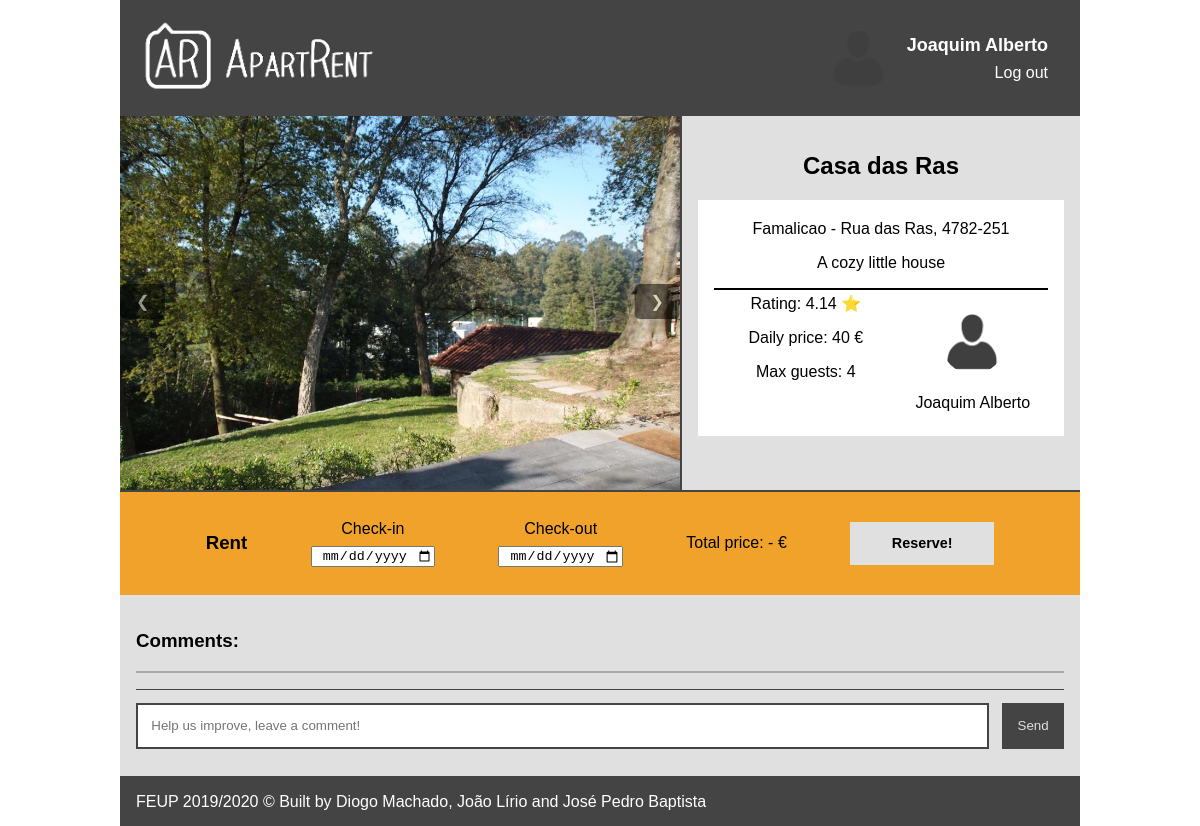
/pages/apartment.php?id=1 (signed in), run on the app's committed database.
### tables this page shows
CREATE TABLE "Apartment-Photo" (idApartment INTEGER REFERENCES Apartment (id), idPhoto INTEGER REFERENCES Photo (idPhoto) UNIQUE, PRIMARY KEY (idApartment, idPhoto));

CREATE TABLE Apartment (id INTEGER PRIMARY KEY AUTOINCREMENT, address VARCHAR NOT NULL, postal_code CHAR (8) NOT NULL, daily_price REAL NOT NULL, description TEXT, owner INTEGER REFERENCES User (idUser), locale TEXT NOT NULL, listing_name TEXT NOT NULL, n_guests INTEGER NOT NULL CONSTRAINT "Number Guests" CHECK (n_guests > 0), n_ratings INTEGER DEFAULT (0) NOT NULL CONSTRAINT "Number Ratings" CHECK (n_ratings >= 0), average_rating DOUBLE CONSTRAINT "Average Rating Limits" CHECK (0.0 <= average_rating <= 5.0), CHECK (daily_price > 0), CHECK (postal_code LIKE '____-___'));

CREATE TABLE User (username VARCHAR NOT NULL, password VARCHAR NOT NULL, name VARCHAR NOT NULL, email TEXT CONSTRAINT "@sign" CHECK (email LIKE '%@%') UNIQUE NOT NULL, description TEXT, idUser INTEGER PRIMARY KEY AUTOINCREMENT);

### pages/apartment.php (called while the page is built, shortened)
<?php
    include_once('../templates/header.php');
    include_once('../templates/apartment.php');
    include_once('../templates/footer.php');
?>

### database/photo.php (called while the page is built, shortened)
<?php
    function getApartmentPhotos($idApartment)
 {
        global $db;
        $stmt = $db->prepare('SELECT idPhoto
                              FROM [Apartment-Photo]
                              WHERE idApartment = :idWantedApartment');
        $stmt->bindParam(":idWantedApartment", $idApartment, PDO::PARAM_INT);
        $stmt->execute();
        return $stmt->fetchAll();
    }
    function getPhotoPath($photoID)
 {
        return '../uploadedImages/'.$photoID.'.jpg';
    }
    function getPhotoPathUser($userID)
 {
        global $db;
        $stmt = $db->prepare('SELECT idPhoto
                              FROM [User-Photo]
                              WHERE idUser = :uid');
        $stmt->bindParam(':uid', $userID, PDO::PARAM_INT);
        $stmt->execute();
        $photoID = $stmt->fetch();
        return getPhotoPath($photoID['idPhoto']);
    }
?>

### database/db_apartRent.php (called while the page is built, shortened)
<?php
    function getApartmentByID($id) {
        global $db;
        $stmt = $db->prepare('SELECT *
                              FROM Apartment
                              WHERE id = :id');
        $stmt->bindParam(":id", $id, PDO::PARAM_INT);
        $stmt->execute();
        return $stmt->fetch();
    }
    function getOwnerByID($id) {
        global $db;
        $stmt = $db->prepare('SELECT *
                              FROM User
                              Where idUser = :id');
        $stmt->bindParam(":id", $id, PDO::PARAM_INT);
        $stmt->execute();
        return $stmt->fetch();
    }
?>

### templates/apartment.php (the view, shortened to what this page needs)
<?php
include_once('../includes/init.php');
$id = $_GET['id'];
include_once('../database/db_apartRent.php');
include_once('../database/photo.php');
$apartment = getApartmentByID($id);
$apartment_images = getApartmentPhotos($id);
$apartment_ownerID = $apartment['owner'];
$apartment_name = $apartment['listing_name'];
$apartment_daily_price = $apartment['daily_price'];
$apartment_adress = $apartment['address'];
$apartment_postalcode = $apartment['postal_code'];
$apartment_locale = $apartment['locale'];
$apartment_description = $apartment['description'];
$apartment_rating = $apartment['average_rating'];
$apartment_max = $apartment['n_guests'];
$owner_name = getOwnerByID($apartment_ownerID)['name'];
$owner_photo = getPhotoPathUser($apartment_ownerID);
?>
<div class="apartment_container">
    <div class="first_row">
        <div class="images">
            <?php foreach ($apartment_images as $photo) { ?>
                <img class="mySlides" src=" <?php echo getPhotoPath($photo['idPhoto']) ?> ">
            <?php } ?>
            <button class="leftButton" onclick="plusDivs(-1)">&#10094;</button>
            <button class="rightButton" onclick="plusDivs(1)">&#10095;</button>
        </div>
        <div class="apartmentInfos">
            <h2> <?php echo $apartment_name ?> </h2>
            <div class="infos">
                <div class="mainInfos">
                    <p> <?php echo $apartment_locale . ' - ' . $apartment_adress . ', ' . $apartment_postalcode ?> </p>
                    <p> <?php echo $apartment_description ?> </p>
                </div>
                <div class="otherInfos">
                    <div>
                        <p class="rate"> <?php echo 'Rating: ' . $apartment_rating ?> </p>
                        <p class="price">
                            <span>Daily price:</span>
                            <span id="priceNum"> <?php echo $apartment_daily_price ?> </span>
                            <span>€</span>
                        </p>
                        <p class="guests"> <?php echo 'Max guests: ' . $apartment_max ?> </p>
                    </div>
                    <div class="owner">
                        <img src=" <?php echo $owner_photo ?> ">
                        <p> <?php echo $owner_name ?> </p>
                    </div>
                </div>
            </div>
        </div>
    </div>
    <div class="rent" id="rent">
        <div>
            <h3> Rent </h3>
        </div>
        <div class="checkin">
            <label>Check-in</label>
            <input class="rentalDate" type="date" onchange="updatePrice()" name="checkIn">
        </div>
        <div class="checkout">
            <label>Check-out</label>
            <input class="rentalDate" type="date" onchange="updatePrice()" name="checkOut">
        </div>
        <div id="price">
            <p>
                <span>Total price:</span>
                <span id="rentalCalc">-</span>
                <span>€</span>
            </p>
        </div>
        <div>
            <input id="reserve-button" name="submit" type="submit" value="Reserve!">
        </div>
    </div>
</div>
<div class="comment-section">
    <h3>Comments:</h3>
    <div id="comments"></div>
    <form id="comment-box">
        <input id="message" type="text" placeholder="Help us improve, leave a comment!">
        <input id="button" type="submit" value="Send">
    </form>
</div>

### css/style.css (style rules this page uses)
body { font-family: 'Trebuchet MS', sans-serif; }
.first_row { border-bottom: 2px solid #444444; }
.images { background-color: #E0E0E0; border-right: 2px solid #444444; }
.leftButton { background-color: #000; opacity: 0.5; color: #fff; font-size: 16px; padding: 8px 16px; border: none; border-radius: 5px; }
.rightButton { transform: translate(-100%); background-color: #000; opacity: 0.5; color: #fff; font-size: 16px; padding: 8px 16px; border: none; border-radius: 5px; }
.apartmentInfos { background-color: #E0E0E0; padding: 1em; }
.infos { background-color: #fff; padding: 0.25em 1em; }
.mainInfos { border-bottom-style: solid; border-width: 1px; }
.otherInfos { border-top-style: solid; border-width: 1px; }
.otherInfos > div { padding: 0.25em; }
.otherInfos .rate:after { content: '\2B50'; }
.owner > img { border-radius: 50%; object-fit: cover; }
.rent { border-style: solid; border-color: rgb(241, 162, 42); background-color: rgb(241, 162, 42); padding: 2%; }
.checkin label, .checkout label { margin-bottom: 0.5em; }
.rent #reserve-button { background-color: #E0E0E0; color: #000; border: none; font-weight: bold; font-size: 90%; width: 10em; height: 3em; padding: 0; }
.comment-section { padding: 1em; background-color: #E0E0E0; }
#comments { border: 0.1em solid #AAAAAA; background-color: #444444; }
#comment-box { padding: 1em auto; border-top: 1px solid #444444; }
#comment-box input { margin: 1em auto; padding: 1em; border: 2px solid #444444; background-color: #fff; color: #444444; height: auto; }
#comment-box #button { color: #E0E0E0; background-color: #444444; }
.rate { margin: auto; }

### css/form.css (style rules this page uses)
[type="date"] { text-align: center; }

### css/layout.css (style rules this page uses)
body { margin: 0 auto; width: 60em; }
.apartment_container { text-align: center; }
.first_row { display: flex; }
.images { display: flex; position: relative; }
.images > img { width: 35em; align-self: center; justify-self: center; }
.leftButton { position: absolute; top: 45%; left: 0%; }
.rightButton { position: absolute; top: 45%; left: 100%; }
.apartmentInfos { width: 100%; }
.otherInfos { margin: auto; display: grid; grid-template-columns: 55% auto; grid-template-rows: 1em auto auto auto; }
.otherInfos > div { margin: 0 auto; }
.otherInfos .rate { grid-column: 1; grid-row: 2; }
.otherInfos .price { grid-column: 1; grid-row: 3; }
.otherInfos .guests { grid-column: 1; grid-row: 4; }
.owner { grid-column: 2; grid-row: 2/4; }
.owner > img { width: 4em; height: 4em; }
.rent { display: flex; justify-content: space-evenly; align-items: center; }
.rent > div { text-align: center; }
.checkin { display: flex; flex-direction: column; }
.checkout { display: flex; flex-direction: column; }
#comments { margin-top: 0.5em; margin-bottom: 1em; }
#comment-box { display: flex; }
#comment-box input { margin: 1em auto; }
#comment-box #message { flex-grow: 1; }
#comment-box #button { margin-left: 1em; }

### data on the page
apartment: listing_name "Casa das Ras", locale "Famalicao", address "Rua das Ras", postal_code "4782-251", description "A cozy little house", average_rating "4.14", daily_price "40", n_guests "4", owner.name "Joaquim Alberto"

### other printed values
$_SESSION['name'] "Joaquim Alberto"
